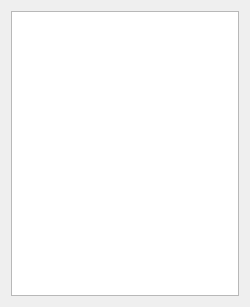
<?xml version="1.0" encoding="UTF-8"?>
<ui version="4.0">
 <class>Form</class>
 <widget class="QWidget" name="Form">
  <property name="geometry">
   <rect>
    <x>0</x>
    <y>0</y>
    <width>250</width>
    <height>307</height>
   </rect>
  </property>
  <property name="windowTitle">
   <string>Form</string>
  </property>
  <layout class="QVBoxLayout" name="verticalLayout">
   <item>
    <widget class="QListView" name="EntityListLV"/>
   </item>
  </layout>
 </widget>
 <resources/>
 <connections/>
</ui>
